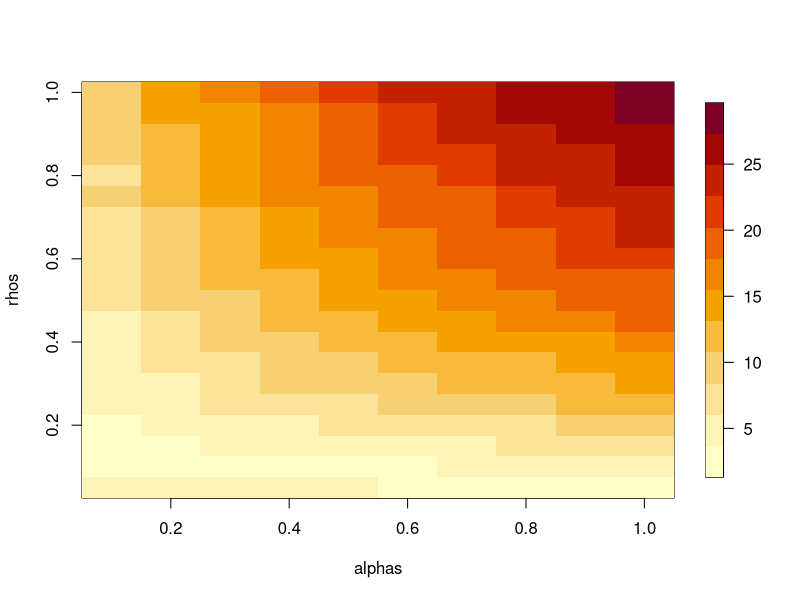

Write R code to recreate this figure.
library(glmnet)
library(fields)
# Define constants
p <- 1000
sigma <- 4
stn_ratio = 10

alphas <- seq(0.1, 1, by=0.1)
rhos <- seq(0.05, 1, by=0.05)


# Generate data and return error from a lasso fit
gen_and_get_err <- function(N, k) {
  
  ### Takes in design, response, lambda, and true beta
  # fits lasso and calculates the l2 loss
  get_err <- function(X, y, lambda, true_beta) {
    
    mod <- glmnet(X, y, lambda=lambda, standardize = FALSE, intercept = FALSE)
    l2_err <- sqrt(sum((as.vector(mod$beta) - true_beta)^2))
    return(l2_err)
    
  }
  
  X <- matrix(rnorm(N*p), ncol= p)  
  S = sample(1:p, k)
  true_beta <- rep(0, p)
  true_beta[S] = rnorm(k)
  w = rnorm(N, sd=sigma)
  signal = as.vector(X %*% true_beta) 
  
  #Normalize signal to achieve desired signal to noise ratio stn_ratio
  var_sig = var(signal)
  signal = sigma*sqrt(stn_ratio/var_sig)*signal
  print(var(signal)/sigma^2) #Should be approximately 10
  
  y = signal + w
  
  lambda = 2*sigma*sqrt( 3*log(exp(1)*p/k)/N)
  
  return(get_err(X, y, lambda, true_beta))
}

med_err <- matrix(nrow=length(rhos), ncol=length(alphas))
for (j in 1:length(alphas)) {
  
  for (i in 1:length(rhos)) {
    
    N = p*alphas[j]
    k = N*rhos[i]
    med_err[i,j] = median(replicate(10, gen_and_get_err(N, k)))
    print(c(rhos[i],alphas[j]))
  }
  
}

image.plot(x = alphas,
           y = rhos, 
           z = t(med_err), 
           col = hcl.colors(12, "YlOrRd", rev = TRUE))
